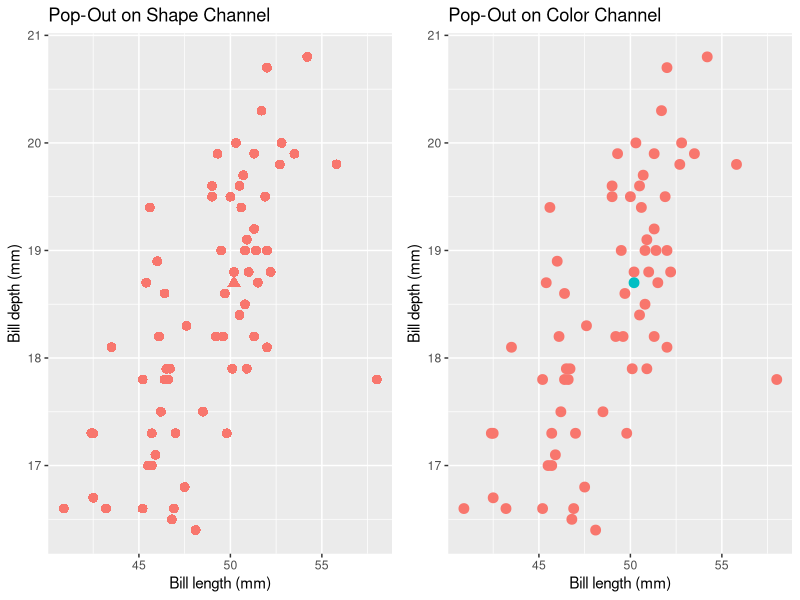

Recreate this plot in R.
## ---- chunk 1
# install.packages(c("tidyverse", "gridExtra", "palmerpenguins"))
## ---- chunk 2
# Load packages
library(tidyverse)
library(gridExtra)
library(palmerpenguins)
data(package = 'palmerpenguins')
## ---- chunk 3
# Get only one species of penguin of the 3
data = penguins[(penguins$species == 'Chinstrap'),]

# Save last entry and remove for this experiment
save_entry = data[nrow(data),]
data = data[1:nrow(data)-1,]

# Create new column and populate with same value (blue)
data$color = replicate(nrow(data), 'blue')

# Give the saved sample the "color" orange
save_entry$color = 'orange'

# Assign an additional row to the sample
data[nrow(data) + 1,] = save_entry

# Check current data
tail(data)
dim(data)
## ---- chunk 4
# Plot #1 with ggplot2 that uses different shapes
plot1 = ggplot(data, aes(x=bill_length_mm, y=bill_depth_mm, shape=color)) +
  labs(x = "Bill length (mm)", y = "Bill depth (mm)", title = "Pop-Out on Shape Channel") +
  geom_point(size=3, aes(colour='orange'), show.legend = FALSE)

# Plot #2 with ggplot2 that uses colors
plot2 = ggplot(data, aes(x=bill_length_mm, y=bill_depth_mm, color=color)) +
  labs(x = "Bill length (mm)", y = "Bill depth (mm)", title = "Pop-Out on Color Channel") +
  geom_point(size=3, show.legend = FALSE)

# Create graphic with two plots side-by-side
grid.arrange(plot1, plot2, ncol = 2)
